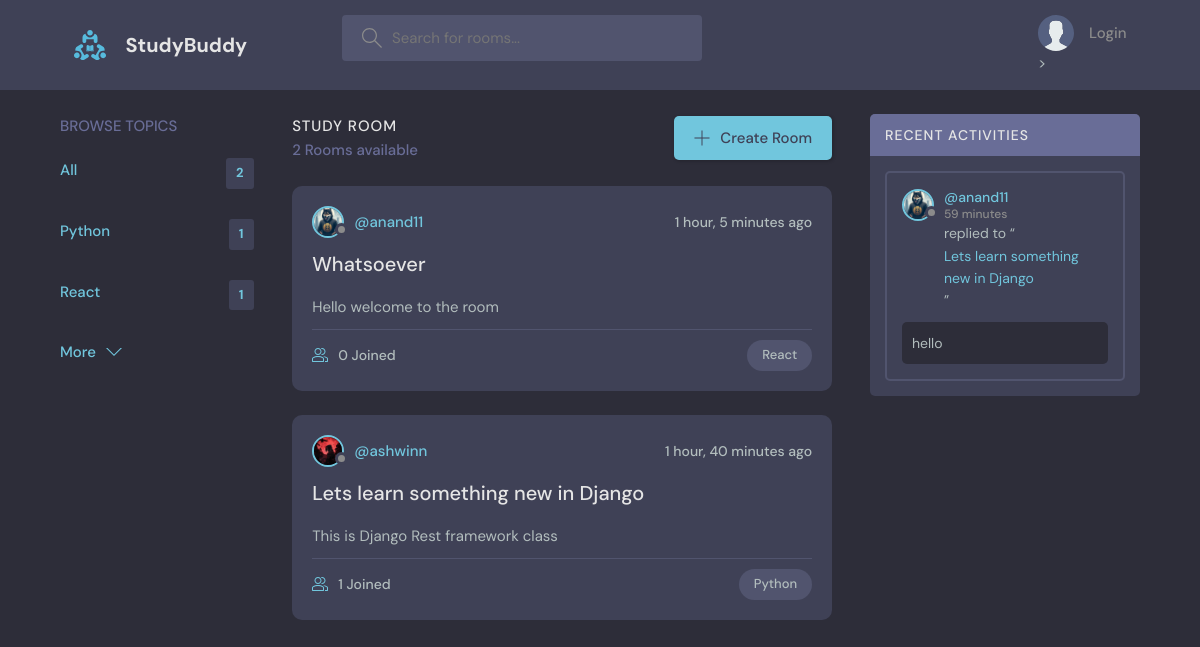
The page / on the database its author committed.
### core/models.py (models this page shows, shortened)
class Topic(models.Model):
    name = models.CharField(max_length=200)

class Rooms(models.Model):
    host = models.ForeignKey(User,on_delete=models.SET_NULL,null=True)
    topic = models.ForeignKey(Topic,on_delete=models.SET_NULL,null=True)
    name = models.CharField(max_length=100)
    description = models.TextField(null=True,blank=True)
    created = models.DateTimeField(auto_now_add=True)
    updated = models.DateTimeField(auto_now=True)
    participants=models.ManyToManyField(User,related_name='participants',blank=True)
    class Meta:
        ordering=['-updated','-created']
    def __str__(self):
        return self.name

class User(AbstractUser):
    name = models.CharField(max_length=20,null=True)
    email = models.EmailField(unique=True,null=True)
    bio = models.TextField(max_length=200,null=True)
    avatar = models.ImageField(null=True,default="avatar.svg")
    USERNAME_FIELD='email'
    REQUIRED_FIELDS=[]

class Messages(models.Model):
    user = models.ForeignKey(User,on_delete=models.CASCADE)
    room = models.ForeignKey(Rooms,on_delete=models.CASCADE)
    body = models.TextField()
    created = models.DateTimeField(auto_now_add=True)
    updated = models.DateTimeField(auto_now=True)
    class Meta:
        ordering=['-updated','-created']
    def __str__(self):
        return self.body[0:50]

### core/views.py (the view)
# urls.py: path('',views.home,name='home'),
def home(request):
    q=request.GET.get('q') if request.GET.get('q') != None else ''
    rooms = Rooms.objects.filter(Q(topic__name__icontains=q) | Q(name__icontains=q) | Q(description__icontains=q))
    topics = Topic.objects.all()[0:5]
    room_count = rooms.count()
    room_msg=Messages.objects.filter(Q(room__topic__name__icontains=q))
    context={'rooms':rooms,'topics':topics,'room_count':room_count,'room_msg':room_msg}
    return render(request,'core/home.html',context)

### core/templates/core/home.html (shortened to what this page needs)
{% extends 'main.html' %}
{% block content %}
{% load static %}
<body>
  <main class="layout layout--3">
    <div class="container">
      {% include 'core/topic.html' %}
      <div class="roomList">
        <div class="roomList__header">
          <div>
            <h2>Study Room</h2>
            <p>{{room_count}} Rooms available</p>
          </div>
          <a class="btn btn--main" href="{% url 'create-room' %}">
            <svg version="1.1" xmlns="http://www.w3.org/2000/svg" width="32" height="32" viewBox="0 0 32 32">
              <title>add</title>
              <path
                d="M16.943 0.943h-1.885v14.115h-14.115v1.885h14.115v14.115h1.885v-14.115h14.115v-1.885h-14.115v-14.115z">
              </path>
            </svg>
            Create Room
          </a>
        </div>
        {% include 'core/feed.html' %}
      </div>
      {% include 'core/activity.html' %}
    </div>
  </main>
</body>
{% endblock %}

### core/templates/core/topic.html
<div class="topics">
    <div class="topics__header">
        <h2>Browse Topics</h2>
    </div>
    <ul class="topics__list">
        <li>
            <a href="{% url 'home' %}" class="active">All <span>{{topics.count}}</span></a>
        </li>
        {% for topic in topics %}
        <li>
            <a href="{%url 'home' %}?q={{topic.name}}" class="active">{{topic.name}} <span>{{topic.rooms_set.all.count}}</span></a>
        </li>
        {% endfor %}
    </ul>
    <a class="btn btn--link" href="{% url 'topics' %}">
        More
        <svg version="1.1" xmlns="http://www.w3.org/2000/svg" width="32" height="32" viewBox="0 0 32 32">
            <title>chevron-down</title>
            <path d="M16 21l-13-13h-3l16 16 16-16h-3l-13 13z"></path>
        </svg>
    </a>
</div>

### core/templates/core/feed.html (shortened to what this page needs)
{% for room in rooms %}
<div class="roomListRoom">
    <div class="roomListRoom__header">
        <a href="{%url 'user-profile' room.host.id %}" class="roomListRoom__author">
            <div class="avatar avatar--small">
                <img src="{{room.host.avatar.url}}" />
            </div>
            <span>@{{room.host.username}}</span>
        </a>
        <div class="roomListRoom__actions">
            <span>{{room.created|timesince}} ago</span>
        </div>
    </div>
    <div class="roomListRoom__content">
        <a href="{% url 'room' room.id%}">{{room.name}}</a>
        <p>
            {{room.description}}
        </p>
    </div>
    <div class="roomListRoom__meta">
        <a href="{% url 'room' room.id%}" class="roomListRoom__joined">
            {{room.participants.all.count}} Joined
        </a>
        <p class="roomListRoom__topic">{{room.topic.name}}</p>
    </div>
</div>
{% endfor %}

### core/templates/core/activity.html (shortened to what this page needs)
<div class="activities">
    <div class="activities__header">
      <h2>Recent Activities</h2>
    </div>
    {% for msg in room_msg %}
    <div class="activities__box">
      <div class="activities__boxHeader roomListRoom__header">
        <a href="{% url 'user-profile' request.user.id %}" class="roomListRoom__author">
          <div class="avatar avatar--small">
            <img src="{{msg.user.avatar.url}}" />
          </div>
          <p>
            @{{msg.user.username}}
            <span>{{msg.created|timesince}}</span>
          </p>
        </a>
      </div>
      <div class="activities__boxContent">
        <p>replied to “<a href="{% url 'room' msg.room.id %}">{{msg.room}}</a>”</p>
        <div class="activities__boxRoomContent">
          {{msg}}
        </div>
      </div>
    </div>
    {% endfor %}
  </div>

### rows shown on the page
Topic: name "Python", rooms_set.all.count "1"
Topic: name "React", rooms_set.all.count "1"
Rooms: host.avatar (picture), host.username "anand11", created "1 hour, 5 minutes", name "Whatsoever", description "Hello welcome to the room", participants.all.count "0", topic.name "React"
Rooms: host.avatar (picture), host.username "ashwinn", created "1 hour, 40 minutes", name "Lets learn something new in Django", description "This is Django Rest framework class", participants.all.count "1", topic.name "Python"
Messages: user.avatar (picture), user.username "anand11", created "59 minutes", room "Lets learn something new in Django", body "hello"

### other values the page prints
{{ topics.count }} "2"
{{ room_count }} "2"
